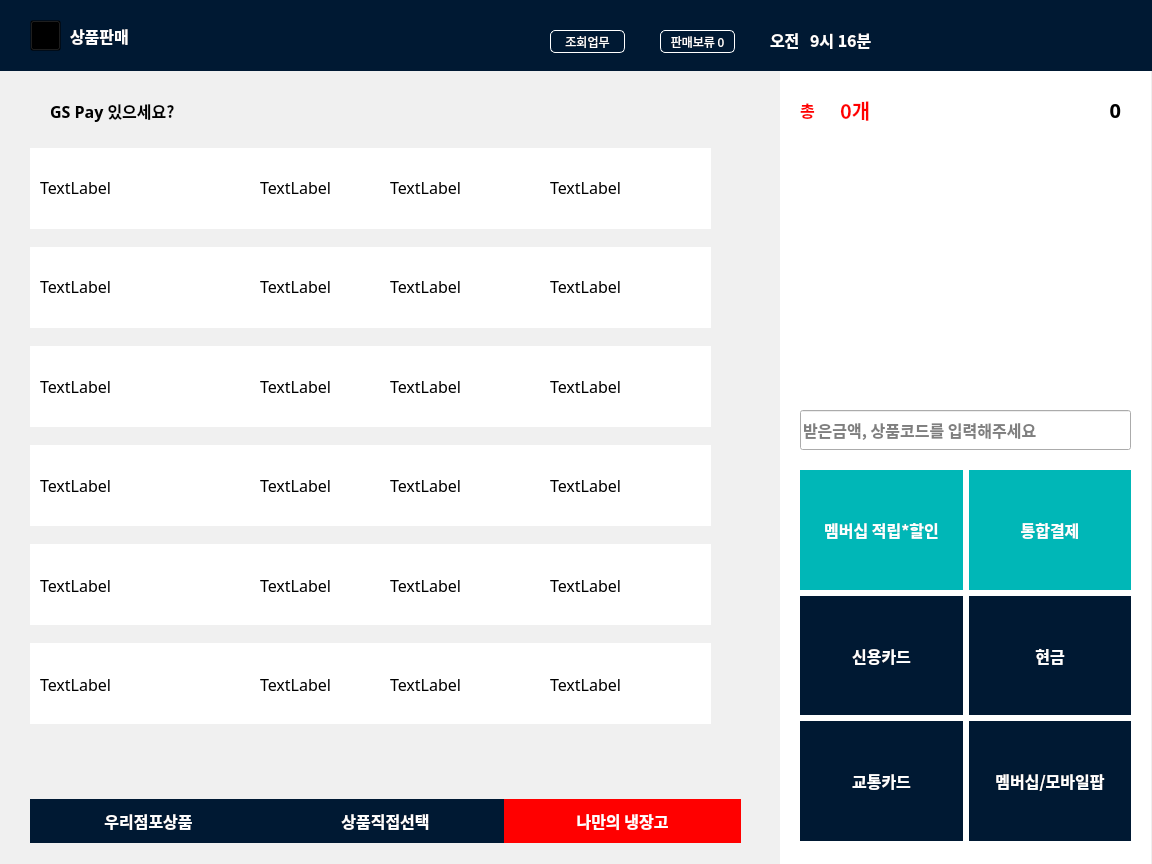
<?xml version="1.0" encoding="UTF-8"?>
<ui version="4.0">
 <class>Form</class>
 <widget class="QWidget" name="Form">
  <property name="geometry">
   <rect>
    <x>0</x>
    <y>0</y>
    <width>1152</width>
    <height>864</height>
   </rect>
  </property>
  <property name="windowTitle">
   <string>Form</string>
  </property>
  <widget class="QLabel" name="label">
   <property name="geometry">
    <rect>
     <x>-10</x>
     <y>0</y>
     <width>1171</width>
     <height>71</height>
    </rect>
   </property>
   <property name="styleSheet">
    <string notr="true">background-color:rgb(0,25,51);</string>
   </property>
   <property name="text">
    <string/>
   </property>
  </widget>
  <widget class="QLabel" name="label_2">
   <property name="geometry">
    <rect>
     <x>-10</x>
     <y>70</y>
     <width>791</width>
     <height>801</height>
    </rect>
   </property>
   <property name="styleSheet">
    <string notr="true">background-color:rgb(240,240,240);</string>
   </property>
   <property name="text">
    <string/>
   </property>
  </widget>
  <widget class="QWidget" name="horizontalLayoutWidget">
   <property name="geometry">
    <rect>
     <x>800</x>
     <y>470</y>
     <width>331</width>
     <height>371</height>
    </rect>
   </property>
   <layout class="QHBoxLayout" name="horizontalLayout">
    <item>
     <layout class="QVBoxLayout" name="verticalLayout">
      <item>
       <widget class="QPushButton" name="pushButton_6">
        <property name="sizePolicy">
         <sizepolicy hsizetype="Minimum" vsizetype="Minimum">
          <horstretch>0</horstretch>
          <verstretch>0</verstretch>
         </sizepolicy>
        </property>
        <property name="font">
         <font>
          <family>돋움</family>
          <pointsize>12</pointsize>
          <weight>75</weight>
          <bold>true</bold>
         </font>
        </property>
        <property name="styleSheet">
         <string notr="true">background-color:rgb(0,183,183);color:white;border:none;</string>
        </property>
        <property name="text">
         <string>멤버십 적립*할인</string>
        </property>
        <property name="icon">
         <iconset>
          <normaloff>image/piggybank.png</normaloff>image/piggybank.png</iconset>
        </property>
        <property name="iconSize">
         <size>
          <width>25</width>
          <height>25</height>
         </size>
        </property>
       </widget>
      </item>
      <item>
       <widget class="QPushButton" name="pushButton_5">
        <property name="sizePolicy">
         <sizepolicy hsizetype="Minimum" vsizetype="Minimum">
          <horstretch>0</horstretch>
          <verstretch>0</verstretch>
         </sizepolicy>
        </property>
        <property name="font">
         <font>
          <family>돋움</family>
          <pointsize>12</pointsize>
          <weight>75</weight>
          <bold>true</bold>
         </font>
        </property>
        <property name="layoutDirection">
         <enum>Qt::LeftToRight</enum>
        </property>
        <property name="styleSheet">
         <string notr="true">background-color:rgb(0,25,51);color:white;border:none;</string>
        </property>
        <property name="text">
         <string>신용카드</string>
        </property>
        <property name="icon">
         <iconset>
          <normaloff>image/id-card.png</normaloff>image/id-card.png</iconset>
        </property>
        <property name="iconSize">
         <size>
          <width>25</width>
          <height>25</height>
         </size>
        </property>
       </widget>
      </item>
      <item>
       <widget class="QPushButton" name="pushButton_2">
        <property name="sizePolicy">
         <sizepolicy hsizetype="Minimum" vsizetype="Minimum">
          <horstretch>0</horstretch>
          <verstretch>0</verstretch>
         </sizepolicy>
        </property>
        <property name="font">
         <font>
          <family>돋움</family>
          <pointsize>12</pointsize>
          <weight>75</weight>
          <bold>true</bold>
         </font>
        </property>
        <property name="layoutDirection">
         <enum>Qt::LeftToRight</enum>
        </property>
        <property name="styleSheet">
         <string notr="true">background-color:rgb(0,25,51);color:white;border:none;</string>
        </property>
        <property name="text">
         <string>교통카드</string>
        </property>
        <property name="icon">
         <iconset>
          <normaloff>image/id-card.png</normaloff>image/id-card.png</iconset>
        </property>
        <property name="iconSize">
         <size>
          <width>25</width>
          <height>25</height>
         </size>
        </property>
       </widget>
      </item>
     </layout>
    </item>
    <item>
     <layout class="QVBoxLayout" name="verticalLayout_2">
      <item>
       <widget class="QPushButton" name="pushButton_3">
        <property name="sizePolicy">
         <sizepolicy hsizetype="Minimum" vsizetype="Minimum">
          <horstretch>0</horstretch>
          <verstretch>0</verstretch>
         </sizepolicy>
        </property>
        <property name="font">
         <font>
          <family>돋움</family>
          <pointsize>12</pointsize>
          <weight>75</weight>
          <bold>true</bold>
         </font>
        </property>
        <property name="styleSheet">
         <string notr="true">background-color:rgb(0,183,183);color:white;border:none;</string>
        </property>
        <property name="text">
         <string>통합결제</string>
        </property>
        <property name="icon">
         <iconset>
          <normaloff>image/credit-card.png</normaloff>image/credit-card.png</iconset>
        </property>
        <property name="iconSize">
         <size>
          <width>25</width>
          <height>25</height>
         </size>
        </property>
       </widget>
      </item>
      <item>
       <widget class="QPushButton" name="pushButton_4">
        <property name="sizePolicy">
         <sizepolicy hsizetype="Minimum" vsizetype="Minimum">
          <horstretch>0</horstretch>
          <verstretch>0</verstretch>
         </sizepolicy>
        </property>
        <property name="font">
         <font>
          <family>돋움</family>
          <pointsize>12</pointsize>
          <weight>75</weight>
          <bold>true</bold>
         </font>
        </property>
        <property name="styleSheet">
         <string notr="true">background-color:rgb(0,25,51);color:white;border:none;</string>
        </property>
        <property name="text">
         <string>현금</string>
        </property>
        <property name="icon">
         <iconset>
          <normaloff>image/cash.png</normaloff>image/cash.png</iconset>
        </property>
        <property name="iconSize">
         <size>
          <width>25</width>
          <height>25</height>
         </size>
        </property>
       </widget>
      </item>
      <item>
       <widget class="QPushButton" name="pushButton">
        <property name="sizePolicy">
         <sizepolicy hsizetype="Minimum" vsizetype="Minimum">
          <horstretch>0</horstretch>
          <verstretch>0</verstretch>
         </sizepolicy>
        </property>
        <property name="font">
         <font>
          <family>돋움</family>
          <pointsize>12</pointsize>
          <weight>75</weight>
          <bold>true</bold>
         </font>
        </property>
        <property name="layoutDirection">
         <enum>Qt::LeftToRight</enum>
        </property>
        <property name="styleSheet">
         <string notr="true">background-color:rgb(0,25,51);color:white;border:none;</string>
        </property>
        <property name="text">
         <string>멤버십/모바일팝</string>
        </property>
        <property name="icon">
         <iconset>
          <normaloff>image/id-card.png</normaloff>image/id-card.png</iconset>
        </property>
        <property name="iconSize">
         <size>
          <width>25</width>
          <height>25</height>
         </size>
        </property>
       </widget>
      </item>
     </layout>
    </item>
   </layout>
  </widget>
  <widget class="QLabel" name="label_3">
   <property name="geometry">
    <rect>
     <x>50</x>
     <y>95</y>
     <width>141</width>
     <height>31</height>
    </rect>
   </property>
   <property name="font">
    <font>
     <family>돋움</family>
     <pointsize>12</pointsize>
     <weight>75</weight>
     <bold>true</bold>
    </font>
   </property>
   <property name="text">
    <string>GS Pay 있으세요?</string>
   </property>
  </widget>
  <widget class="QLabel" name="label_4">
   <property name="geometry">
    <rect>
     <x>70</x>
     <y>20</y>
     <width>141</width>
     <height>31</height>
    </rect>
   </property>
   <property name="font">
    <font>
     <pointsize>12</pointsize>
     <weight>75</weight>
     <bold>true</bold>
    </font>
   </property>
   <property name="styleSheet">
    <string notr="true">color:white;</string>
   </property>
   <property name="text">
    <string>상품판매</string>
   </property>
  </widget>
  <widget class="QLabel" name="label_5">
   <property name="geometry">
    <rect>
     <x>20</x>
     <y>100</y>
     <width>21</width>
     <height>21</height>
    </rect>
   </property>
   <property name="styleSheet">
    <string notr="true">image:url('C:/Users/User/Desktop/gs/image/chat.png');</string>
   </property>
   <property name="text">
    <string/>
   </property>
  </widget>
  <widget class="QPushButton" name="pushButton_7">
   <property name="geometry">
    <rect>
     <x>550</x>
     <y>30</y>
     <width>75</width>
     <height>23</height>
    </rect>
   </property>
   <property name="font">
    <font>
     <family>돋움</family>
    </font>
   </property>
   <property name="styleSheet">
    <string notr="true">QPushButton{
	color: white;
	background-color: rgb(0,25,51);
	border:1px solid white;
	border-radius: 5px;
}</string>
   </property>
   <property name="text">
    <string>조회업무</string>
   </property>
  </widget>
  <widget class="QPushButton" name="pushButton_8">
   <property name="geometry">
    <rect>
     <x>660</x>
     <y>30</y>
     <width>75</width>
     <height>23</height>
    </rect>
   </property>
   <property name="font">
    <font>
     <family>돋움</family>
    </font>
   </property>
   <property name="styleSheet">
    <string notr="true">QPushButton{
	color: white;
	background-color: rgb(0,25,51);
	border:1px solid white;
	border-radius: 5px;
}</string>
   </property>
   <property name="text">
    <string>판매보류 0</string>
   </property>
  </widget>
  <widget class="QLabel" name="label_6">
   <property name="geometry">
    <rect>
     <x>1040</x>
     <y>30</y>
     <width>21</width>
     <height>21</height>
    </rect>
   </property>
   <property name="styleSheet">
    <string notr="true">image:url('C:/Users/User/Desktop/gs/image/search.png');</string>
   </property>
   <property name="text">
    <string/>
   </property>
  </widget>
  <widget class="QWidget" name="verticalLayoutWidget_3">
   <property name="geometry">
    <rect>
     <x>40</x>
     <y>140</y>
     <width>221</width>
     <height>591</height>
    </rect>
   </property>
   <layout class="QVBoxLayout" name="verticalLayout_3">
    <item>
     <widget class="QLabel" name="sell_0">
      <property name="font">
       <font>
        <family>돋움</family>
        <pointsize>12</pointsize>
       </font>
      </property>
      <property name="text">
       <string>TextLabel</string>
      </property>
     </widget>
    </item>
    <item>
     <widget class="QLabel" name="sell_1">
      <property name="font">
       <font>
        <family>돋움</family>
        <pointsize>12</pointsize>
       </font>
      </property>
      <property name="text">
       <string>TextLabel</string>
      </property>
     </widget>
    </item>
    <item>
     <widget class="QLabel" name="sell_2">
      <property name="font">
       <font>
        <family>돋움</family>
        <pointsize>12</pointsize>
       </font>
      </property>
      <property name="text">
       <string>TextLabel</string>
      </property>
     </widget>
    </item>
    <item>
     <widget class="QLabel" name="sell_3">
      <property name="font">
       <font>
        <family>돋움</family>
        <pointsize>12</pointsize>
       </font>
      </property>
      <property name="text">
       <string>TextLabel</string>
      </property>
     </widget>
    </item>
    <item>
     <widget class="QLabel" name="sell_4">
      <property name="font">
       <font>
        <family>돋움</family>
        <pointsize>12</pointsize>
       </font>
      </property>
      <property name="text">
       <string>TextLabel</string>
      </property>
     </widget>
    </item>
    <item>
     <widget class="QLabel" name="sell_5">
      <property name="font">
       <font>
        <family>돋움</family>
        <pointsize>12</pointsize>
       </font>
      </property>
      <property name="text">
       <string>TextLabel</string>
      </property>
     </widget>
    </item>
   </layout>
  </widget>
  <widget class="QWidget" name="horizontalLayoutWidget_2">
   <property name="geometry">
    <rect>
     <x>30</x>
     <y>799</y>
     <width>711</width>
     <height>44</height>
    </rect>
   </property>
   <layout class="QHBoxLayout" name="horizontalLayout_2" stretch="0,0,0">
    <property name="spacing">
     <number>0</number>
    </property>
    <property name="sizeConstraint">
     <enum>QLayout::SetDefaultConstraint</enum>
    </property>
    <property name="bottomMargin">
     <number>0</number>
    </property>
    <item>
     <widget class="QPushButton" name="pushButton_11">
      <property name="sizePolicy">
       <sizepolicy hsizetype="Minimum" vsizetype="Minimum">
        <horstretch>0</horstretch>
        <verstretch>0</verstretch>
       </sizepolicy>
      </property>
      <property name="font">
       <font>
        <family>돋움</family>
        <pointsize>12</pointsize>
        <weight>75</weight>
        <bold>true</bold>
       </font>
      </property>
      <property name="styleSheet">
       <string notr="true">background-color:rgb(0,25,51);color:white;border:none;</string>
      </property>
      <property name="text">
       <string>우리점포상품</string>
      </property>
      <property name="icon">
       <iconset>
        <normaloff>image/star.png</normaloff>image/star.png</iconset>
      </property>
      <property name="iconSize">
       <size>
        <width>20</width>
        <height>20</height>
       </size>
      </property>
     </widget>
    </item>
    <item>
     <widget class="QPushButton" name="pushButton_10">
      <property name="sizePolicy">
       <sizepolicy hsizetype="Minimum" vsizetype="Minimum">
        <horstretch>0</horstretch>
        <verstretch>0</verstretch>
       </sizepolicy>
      </property>
      <property name="font">
       <font>
        <family>돋움</family>
        <pointsize>12</pointsize>
        <weight>75</weight>
        <bold>true</bold>
       </font>
      </property>
      <property name="styleSheet">
       <string notr="true">background-color:rgb(0,25,51);color:white;border:none;</string>
      </property>
      <property name="text">
       <string>상품직접선택</string>
      </property>
      <property name="icon">
       <iconset>
        <normaloff>image/choose.png</normaloff>image/choose.png</iconset>
      </property>
      <property name="iconSize">
       <size>
        <width>30</width>
        <height>30</height>
       </size>
      </property>
     </widget>
    </item>
    <item>
     <widget class="QPushButton" name="pushButton_9">
      <property name="sizePolicy">
       <sizepolicy hsizetype="Minimum" vsizetype="Minimum">
        <horstretch>0</horstretch>
        <verstretch>0</verstretch>
       </sizepolicy>
      </property>
      <property name="font">
       <font>
        <family>돋움</family>
        <pointsize>12</pointsize>
        <weight>75</weight>
        <bold>true</bold>
       </font>
      </property>
      <property name="styleSheet">
       <string notr="true">background-color:rgb(255,0,0);color:white;border:none;</string>
      </property>
      <property name="text">
       <string>나만의 냉장고</string>
      </property>
      <property name="icon">
       <iconset>
        <normaloff>image/refrigerator.png</normaloff>image/refrigerator.png</iconset>
      </property>
      <property name="iconSize">
       <size>
        <width>30</width>
        <height>30</height>
       </size>
      </property>
     </widget>
    </item>
   </layout>
  </widget>
  <widget class="QLabel" name="current_Meridiem">
   <property name="geometry">
    <rect>
     <x>770</x>
     <y>20</y>
     <width>100</width>
     <height>40</height>
    </rect>
   </property>
   <property name="font">
    <font>
     <family>돋움</family>
     <pointsize>12</pointsize>
     <weight>75</weight>
     <bold>true</bold>
    </font>
   </property>
   <property name="contextMenuPolicy">
    <enum>Qt::NoContextMenu</enum>
   </property>
   <property name="styleSheet">
    <string notr="true">Color : white</string>
   </property>
   <property name="text">
    <string>오전</string>
   </property>
  </widget>
  <widget class="QLabel" name="current_Time">
   <property name="geometry">
    <rect>
     <x>810</x>
     <y>20</y>
     <width>91</width>
     <height>40</height>
    </rect>
   </property>
   <property name="font">
    <font>
     <family>돋움</family>
     <pointsize>12</pointsize>
     <weight>75</weight>
     <bold>true</bold>
    </font>
   </property>
   <property name="styleSheet">
    <string notr="true">Color : white</string>
   </property>
   <property name="text">
    <string>9시 16분</string>
   </property>
  </widget>
  <widget class="QLabel" name="current_Date">
   <property name="geometry">
    <rect>
     <x>900</x>
     <y>20</y>
     <width>151</width>
     <height>41</height>
    </rect>
   </property>
   <property name="font">
    <font>
     <family>돋움</family>
     <pointsize>12</pointsize>
     <weight>75</weight>
     <bold>true</bold>
    </font>
   </property>
   <property name="focusPolicy">
    <enum>Qt::NoFocus</enum>
   </property>
   <property name="styleSheet">
    <string notr="true">Color : white</string>
   </property>
   <property name="text">
    <string/>
   </property>
   <property name="pixmap">
    <pixmap>../../.designer/backup/image/calendar.png</pixmap>
   </property>
  </widget>
  <widget class="QLabel" name="white_0">
   <property name="geometry">
    <rect>
     <x>780</x>
     <y>70</y>
     <width>371</width>
     <height>801</height>
    </rect>
   </property>
   <property name="styleSheet">
    <string notr="true">background-color:rgb(255,255,255);</string>
   </property>
   <property name="text">
    <string/>
   </property>
  </widget>
  <widget class="QLabel" name="sell_chong">
   <property name="geometry">
    <rect>
     <x>800</x>
     <y>90</y>
     <width>31</width>
     <height>40</height>
    </rect>
   </property>
   <property name="font">
    <font>
     <family>돋움</family>
     <pointsize>12</pointsize>
     <weight>75</weight>
     <bold>true</bold>
    </font>
   </property>
   <property name="contextMenuPolicy">
    <enum>Qt::NoContextMenu</enum>
   </property>
   <property name="styleSheet">
    <string notr="true">Color : red</string>
   </property>
   <property name="text">
    <string>총</string>
   </property>
  </widget>
  <widget class="QLabel" name="sell_count">
   <property name="geometry">
    <rect>
     <x>840</x>
     <y>90</y>
     <width>91</width>
     <height>40</height>
    </rect>
   </property>
   <property name="font">
    <font>
     <family>돋움</family>
     <pointsize>15</pointsize>
     <weight>75</weight>
     <bold>true</bold>
    </font>
   </property>
   <property name="contextMenuPolicy">
    <enum>Qt::NoContextMenu</enum>
   </property>
   <property name="styleSheet">
    <string notr="true">Color : red</string>
   </property>
   <property name="text">
    <string>0개</string>
   </property>
  </widget>
  <widget class="QLabel" name="sell_price">
   <property name="geometry">
    <rect>
     <x>950</x>
     <y>90</y>
     <width>171</width>
     <height>40</height>
    </rect>
   </property>
   <property name="font">
    <font>
     <family>돋움</family>
     <pointsize>15</pointsize>
     <weight>75</weight>
     <bold>true</bold>
    </font>
   </property>
   <property name="contextMenuPolicy">
    <enum>Qt::NoContextMenu</enum>
   </property>
   <property name="styleSheet">
    <string notr="true"/>
   </property>
   <property name="text">
    <string>0</string>
   </property>
   <property name="alignment">
    <set>Qt::AlignRight|Qt::AlignTrailing|Qt::AlignVCenter</set>
   </property>
  </widget>
  <widget class="QPushButton" name="pushButton_12">
   <property name="geometry">
    <rect>
     <x>30</x>
     <y>20</y>
     <width>31</width>
     <height>31</height>
    </rect>
   </property>
   <property name="styleSheet">
    <string notr="true">background:transparent;</string>
   </property>
   <property name="text">
    <string/>
   </property>
   <property name="icon">
    <iconset>
     <normaloff>image/arrow.png</normaloff>image/arrow.png</iconset>
   </property>
  </widget>
  <widget class="QWidget" name="verticalLayoutWidget">
   <property name="geometry">
    <rect>
     <x>550</x>
     <y>140</y>
     <width>160</width>
     <height>591</height>
    </rect>
   </property>
   <layout class="QVBoxLayout" name="verticalLayout_5">
    <item>
     <widget class="QLabel" name="price_0">
      <property name="font">
       <font>
        <family>돋움</family>
        <pointsize>12</pointsize>
       </font>
      </property>
      <property name="text">
       <string>TextLabel</string>
      </property>
     </widget>
    </item>
    <item>
     <widget class="QLabel" name="price_1">
      <property name="font">
       <font>
        <family>돋움</family>
        <pointsize>12</pointsize>
       </font>
      </property>
      <property name="text">
       <string>TextLabel</string>
      </property>
     </widget>
    </item>
    <item>
     <widget class="QLabel" name="price_2">
      <property name="font">
       <font>
        <family>돋움</family>
        <pointsize>12</pointsize>
       </font>
      </property>
      <property name="text">
       <string>TextLabel</string>
      </property>
     </widget>
    </item>
    <item>
     <widget class="QLabel" name="price_3">
      <property name="font">
       <font>
        <family>돋움</family>
        <pointsize>12</pointsize>
       </font>
      </property>
      <property name="text">
       <string>TextLabel</string>
      </property>
     </widget>
    </item>
    <item>
     <widget class="QLabel" name="price_4">
      <property name="font">
       <font>
        <family>돋움</family>
        <pointsize>12</pointsize>
       </font>
      </property>
      <property name="text">
       <string>TextLabel</string>
      </property>
     </widget>
    </item>
    <item>
     <widget class="QLabel" name="price_5">
      <property name="font">
       <font>
        <family>돋움</family>
        <pointsize>12</pointsize>
       </font>
      </property>
      <property name="text">
       <string>TextLabel</string>
      </property>
     </widget>
    </item>
   </layout>
  </widget>
  <widget class="QWidget" name="verticalLayoutWidget_2">
   <property name="geometry">
    <rect>
     <x>390</x>
     <y>140</y>
     <width>131</width>
     <height>591</height>
    </rect>
   </property>
   <layout class="QVBoxLayout" name="verticalLayout_4">
    <item>
     <widget class="QLabel" name="quantity_0">
      <property name="font">
       <font>
        <family>돋움</family>
        <pointsize>12</pointsize>
       </font>
      </property>
      <property name="text">
       <string>TextLabel</string>
      </property>
     </widget>
    </item>
    <item>
     <widget class="QLabel" name="quantity_1">
      <property name="font">
       <font>
        <family>돋움</family>
        <pointsize>12</pointsize>
       </font>
      </property>
      <property name="text">
       <string>TextLabel</string>
      </property>
     </widget>
    </item>
    <item>
     <widget class="QLabel" name="quantity_2">
      <property name="font">
       <font>
        <family>돋움</family>
        <pointsize>12</pointsize>
       </font>
      </property>
      <property name="text">
       <string>TextLabel</string>
      </property>
     </widget>
    </item>
    <item>
     <widget class="QLabel" name="quantity_3">
      <property name="font">
       <font>
        <family>돋움</family>
        <pointsize>12</pointsize>
       </font>
      </property>
      <property name="text">
       <string>TextLabel</string>
      </property>
     </widget>
    </item>
    <item>
     <widget class="QLabel" name="quantity_4">
      <property name="font">
       <font>
        <family>돋움</family>
        <pointsize>12</pointsize>
       </font>
      </property>
      <property name="text">
       <string>TextLabel</string>
      </property>
     </widget>
    </item>
    <item>
     <widget class="QLabel" name="quantity_5">
      <property name="font">
       <font>
        <family>돋움</family>
        <pointsize>12</pointsize>
       </font>
      </property>
      <property name="text">
       <string>TextLabel</string>
      </property>
     </widget>
    </item>
   </layout>
  </widget>
  <widget class="QLabel" name="white_1">
   <property name="geometry">
    <rect>
     <x>30</x>
     <y>148</y>
     <width>681</width>
     <height>81</height>
    </rect>
   </property>
   <property name="styleSheet">
    <string notr="true">background:white</string>
   </property>
   <property name="text">
    <string/>
   </property>
  </widget>
  <widget class="QLabel" name="white_4">
   <property name="geometry">
    <rect>
     <x>30</x>
     <y>445</y>
     <width>681</width>
     <height>81</height>
    </rect>
   </property>
   <property name="styleSheet">
    <string notr="true">background:white</string>
   </property>
   <property name="text">
    <string/>
   </property>
  </widget>
  <widget class="QLabel" name="white_5">
   <property name="geometry">
    <rect>
     <x>30</x>
     <y>544</y>
     <width>681</width>
     <height>81</height>
    </rect>
   </property>
   <property name="styleSheet">
    <string notr="true">background:white</string>
   </property>
   <property name="text">
    <string/>
   </property>
  </widget>
  <widget class="QLabel" name="white_6">
   <property name="geometry">
    <rect>
     <x>30</x>
     <y>643</y>
     <width>681</width>
     <height>81</height>
    </rect>
   </property>
   <property name="styleSheet">
    <string notr="true">background:white</string>
   </property>
   <property name="text">
    <string/>
   </property>
  </widget>
  <widget class="QLabel" name="white_2">
   <property name="geometry">
    <rect>
     <x>30</x>
     <y>247</y>
     <width>681</width>
     <height>81</height>
    </rect>
   </property>
   <property name="styleSheet">
    <string notr="true">background:white</string>
   </property>
   <property name="text">
    <string/>
   </property>
  </widget>
  <widget class="QLabel" name="white_3">
   <property name="geometry">
    <rect>
     <x>30</x>
     <y>346</y>
     <width>681</width>
     <height>81</height>
    </rect>
   </property>
   <property name="styleSheet">
    <string notr="true">background:white</string>
   </property>
   <property name="text">
    <string/>
   </property>
  </widget>
  <widget class="QWidget" name="verticalLayoutWidget_4">
   <property name="geometry">
    <rect>
     <x>260</x>
     <y>140</y>
     <width>131</width>
     <height>591</height>
    </rect>
   </property>
   <layout class="QVBoxLayout" name="verticalLayout_6">
    <item>
     <widget class="QLabel" name="cost_0">
      <property name="font">
       <font>
        <family>돋움</family>
        <pointsize>12</pointsize>
       </font>
      </property>
      <property name="text">
       <string>TextLabel</string>
      </property>
     </widget>
    </item>
    <item>
     <widget class="QLabel" name="cost_1">
      <property name="font">
       <font>
        <family>돋움</family>
        <pointsize>12</pointsize>
       </font>
      </property>
      <property name="text">
       <string>TextLabel</string>
      </property>
     </widget>
    </item>
    <item>
     <widget class="QLabel" name="cost_2">
      <property name="font">
       <font>
        <family>돋움</family>
        <pointsize>12</pointsize>
       </font>
      </property>
      <property name="text">
       <string>TextLabel</string>
      </property>
     </widget>
    </item>
    <item>
     <widget class="QLabel" name="cost_3">
      <property name="font">
       <font>
        <family>돋움</family>
        <pointsize>12</pointsize>
       </font>
      </property>
      <property name="text">
       <string>TextLabel</string>
      </property>
     </widget>
    </item>
    <item>
     <widget class="QLabel" name="cost_4">
      <property name="font">
       <font>
        <family>돋움</family>
        <pointsize>12</pointsize>
       </font>
      </property>
      <property name="text">
       <string>TextLabel</string>
      </property>
     </widget>
    </item>
    <item>
     <widget class="QLabel" name="cost_5">
      <property name="font">
       <font>
        <family>돋움</family>
        <pointsize>12</pointsize>
       </font>
      </property>
      <property name="text">
       <string>TextLabel</string>
      </property>
     </widget>
    </item>
   </layout>
  </widget>
  <widget class="QLineEdit" name="lineEdit">
   <property name="geometry">
    <rect>
     <x>800</x>
     <y>410</y>
     <width>331</width>
     <height>40</height>
    </rect>
   </property>
   <property name="font">
    <font>
     <family>돋움</family>
     <pointsize>12</pointsize>
     <weight>75</weight>
     <bold>true</bold>
    </font>
   </property>
   <property name="inputMask">
    <string/>
   </property>
   <property name="text">
    <string/>
   </property>
   <property name="placeholderText">
    <string>받은금액, 상품코드를 입력해주세요</string>
   </property>
  </widget>
  <widget class="QLabel" name="sell_image">
   <property name="geometry">
    <rect>
     <x>830</x>
     <y>160</y>
     <width>281</width>
     <height>211</height>
    </rect>
   </property>
   <property name="text">
    <string/>
   </property>
  </widget>
  <zorder>label_2</zorder>
  <zorder>white_2</zorder>
  <zorder>white_3</zorder>
  <zorder>white_4</zorder>
  <zorder>white_5</zorder>
  <zorder>white_6</zorder>
  <zorder>white_1</zorder>
  <zorder>white_0</zorder>
  <zorder>label</zorder>
  <zorder>horizontalLayoutWidget</zorder>
  <zorder>label_3</zorder>
  <zorder>label_4</zorder>
  <zorder>label_5</zorder>
  <zorder>pushButton_7</zorder>
  <zorder>pushButton_8</zorder>
  <zorder>label_6</zorder>
  <zorder>verticalLayoutWidget_3</zorder>
  <zorder>horizontalLayoutWidget_2</zorder>
  <zorder>current_Meridiem</zorder>
  <zorder>current_Time</zorder>
  <zorder>current_Date</zorder>
  <zorder>sell_chong</zorder>
  <zorder>sell_count</zorder>
  <zorder>sell_price</zorder>
  <zorder>pushButton_12</zorder>
  <zorder>verticalLayoutWidget</zorder>
  <zorder>verticalLayoutWidget_2</zorder>
  <zorder>verticalLayoutWidget_4</zorder>
  <zorder>lineEdit</zorder>
  <zorder>sell_image</zorder>
 </widget>
 <resources/>
 <connections>
  <connection>
   <sender>pushButton_12</sender>
   <signal>clicked()</signal>
   <receiver>Form</receiver>
   <slot>btn_sell_to_main()</slot>
   <hints>
    <hint type="sourcelabel">
     <x>42</x>
     <y>40</y>
    </hint>
    <hint type="destinationlabel">
     <x>129</x>
     <y>-46</y>
    </hint>
   </hints>
  </connection>
  <connection>
   <sender>pushButton_4</sender>
   <signal>clicked()</signal>
   <receiver>Form</receiver>
   <slot>btn_result()</slot>
   <hints>
    <hint type="sourcelabel">
     <x>1092</x>
     <y>630</y>
    </hint>
    <hint type="destinationlabel">
     <x>1215</x>
     <y>630</y>
    </hint>
   </hints>
  </connection>
 </connections>
 <slots>
  <slot>btn_sell_to_main()</slot>
  <slot>btn_result()</slot>
 </slots>
</ui>
